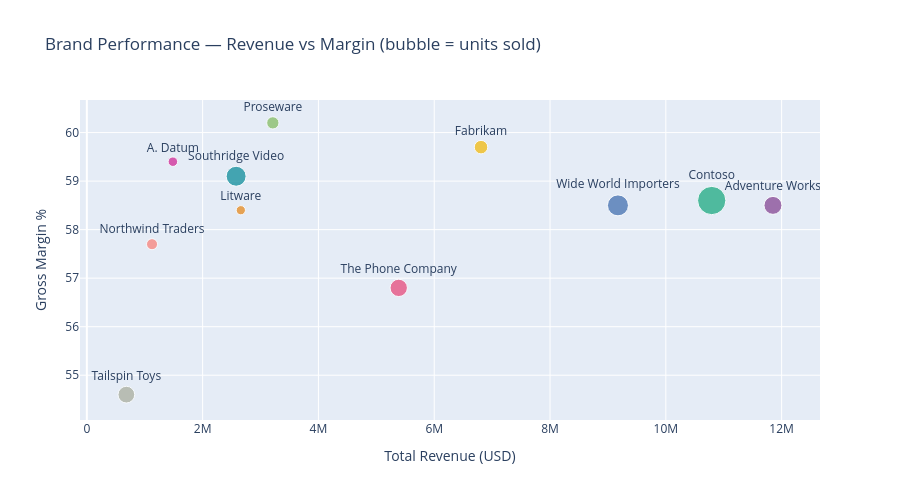

Notebook cell for this chart:
### Code cell
# ── 7.3  Brand Performance ───────────────────────────────────
brand_perf = (df.groupby('Brand')
                .agg(Revenue=('Revenue USD','sum'),
                     Profit=('Profit USD','sum'),
                     Units=('Quantity','sum'))
                .sort_values('Revenue', ascending=False)
                .reset_index())
brand_perf['Margin %'] = (brand_perf['Profit'] / brand_perf['Revenue'] * 100).round(1)

fig = px.scatter(brand_perf, x='Revenue', y='Margin %',
                 size='Units', color='Brand', text='Brand',
                 title='Brand Performance — Revenue vs Margin (bubble = units sold)',
                 labels={'Revenue':'Total Revenue (USD)', 'Margin %':'Gross Margin %'},
                 color_discrete_sequence=px.colors.qualitative.Bold)
fig.update_traces(textposition='top center')
fig.update_layout(height=500, showlegend=False)
fig.write_html('fig_brand_scatter.html')
fig.show()

print("\n📌 Insight: Brands in the top-right quadrant (high revenue + high margin)")
print("   are the most strategically valuable. Brands with high revenue but low margin")
print("   may need pricing reviews or cost renegotiations.")

### Figure 1 — Plotly figure (JSON) as saved in the notebook; plotly's stock layout.template omitted (floating-point values rounded to 4 significant figures)
{"data": [{"hovertemplate": "Brand=%{text}<br>Total Revenue (USD)=%{x}<br>Gross Margin %=%{y}<br>Units=%{marker.size}<extra></extra>", "legendgroup": "Adventure Works", "marker": {"color": "rgb(127, 60, 141)", "size": [20099], "sizemode": "area", "sizeref": 124.6, "symbol": "circle"}, "mode": "markers+text", "name": "Adventure Works", "orientation": "v", "showlegend": true, "text": ["Adventure Works"], "textposition": "top center", "type": "scatter", "x": [11850000.0], "xaxis": "x", "y": [58.5], "yaxis": "y"}, {"hovertemplate": "Brand=%{text}<br>Total Revenue (USD)=%{x}<br>Gross Margin %=%{y}<br>Units=%{marker.size}<extra></extra>", "legendgroup": "Contoso", "marker": {"color": "rgb(17, 165, 121)", "size": [49827], "sizemode": "area", "sizeref": 124.6, "symbol": "circle"}, "mode": "markers+text", "name": "Contoso", "orientation": "v", "showlegend": true, "text": ["Contoso"], "textposition": "top center", "type": "scatter", "x": [10790000.0], "xaxis": "x", "y": [58.6], "yaxis": "y"}, {"hovertemplate": "Brand=%{text}<br>Total Revenue (USD)=%{x}<br>Gross Margin %=%{y}<br>Units=%{marker.size}<extra></extra>", "legendgroup": "Wide World Importers", "marker": {"color": "rgb(57, 105, 172)", "size": [27413], "sizemode": "area", "sizeref": 124.6, "symbol": "circle"}, "mode": "markers+text", "name": "Wide World Importers", "orientation": "v", "showlegend": true, "text": ["Wide World Importers"], "textposition": "top center", "type": "scatter", "x": [9173000.0], "xaxis": "x", "y": [58.5], "yaxis": "y"}, {"hovertemplate": "Brand=%{text}<br>Total Revenue (USD)=%{x}<br>Gross Margin %=%{y}<br>Units=%{marker.size}<extra></extra>", "legendgroup": "Fabrikam", "marker": {"color": "rgb(242, 183, 1)", "size": [11384], "sizemode": "area", "sizeref": 124.6, "symbol": "circle"}, "mode": "markers+text", "name": "Fabrikam", "orientation": "v", "showlegend": true, "text": ["Fabrikam"], "textposition": "top center", "type": "scatter", "x": [6808000.0], "xaxis": "x", "y": [59.7], "yaxis": "y"}, {"hovertemplate": "Brand=%{text}<br>Total Revenue (USD)=%{x}<br>Gross Margin %=%{y}<br>Units=%{marker.size}<extra></extra>", "legendgroup": "The Phone Company", "marker": {"color": "rgb(231, 63, 116)", "size": [18764], "sizemode": "area", "sizeref": 124.6, "symbol": "circle"}, "mode": "markers+text", "name": "The Phone Company", "orientation": "v", "showlegend": true, "text": ["The Phone Company"], "textposition": "top center", "type": "scatter", "x": [5387000.0], "xaxis": "x", "y": [56.8], "yaxis": "y"}, {"hovertemplate": "Brand=%{text}<br>Total Revenue (USD)=%{x}<br>Gross Margin %=%{y}<br>Units=%{marker.size}<extra></extra>", "legendgroup": "Proseware", "marker": {"color": "rgb(128, 186, 90)", "size": [9427], "sizemode": "area", "sizeref": 124.6, "symbol": "circle"}, "mode": "markers+text", "name": "Proseware", "orientation": "v", "showlegend": true, "text": ["Proseware"], "textposition": "top center", "type": "scatter", "x": [3213000.0], "xaxis": "x", "y": [60.2], "yaxis": "y"}, {"hovertemplate": "Brand=%{text}<br>Total Revenue (USD)=%{x}<br>Gross Margin %=%{y}<br>Units=%{marker.size}<extra></extra>", "legendgroup": "Litware", "marker": {"color": "rgb(230, 131, 16)", "size": [5309], "sizemode": "area", "sizeref": 124.6, "symbol": "circle"}, "mode": "markers+text", "name": "Litware", "orientation": "v", "showlegend": true, "text": ["Litware"], "textposition": "top center", "type": "scatter", "x": [2659000.0], "xaxis": "x", "y": [58.4], "yaxis": "y"}, {"hovertemplate": "Brand=%{text}<br>Total Revenue (USD)=%{x}<br>Gross Margin %=%{y}<br>Units=%{marker.size}<extra></extra>", "legendgroup": "Southridge Video", "marker": {"color": "rgb(0, 134, 149)", "size": [24814], "sizemode": "area", "sizeref": 124.6, "symbol": "circle"}, "mode": "markers+text", "name": "Southridge Video", "orientation": "v", "showlegend": true, "text": ["Southridge Video"], "textposition": "top center", "type": "scatter", "x": [2579000.0], "xaxis": "x", "y": [59.1], "yaxis": "y"}, {"hovertemplate": "Brand=%{text}<br>Total Revenue (USD)=%{x}<br>Gross Margin %=%{y}<br>Units=%{marker.size}<extra></extra>", "legendgroup": "A. Datum", "marker": {"color": "rgb(207, 28, 144)", "size": [5655], "sizemode": "area", "sizeref": 124.6, "symbol": "circle"}, "mode": "markers+text", "name": "A. Datum", "orientation": "v", "showlegend": true, "text": ["A. Datum"], "textposition": "top center", "type": "scatter", "x": [1486000.0], "xaxis": "x", "y": [59.4], "yaxis": "y"}, {"hovertemplate": "Brand=%{text}<br>Total Revenue (USD)=%{x}<br>Gross Margin %=%{y}<br>Units=%{marker.size}<extra></extra>", "legendgroup": "Northwind Traders", "marker": {"color": "rgb(249, 123, 114)", "size": [7610], "sizemode": "area", "sizeref": 124.6, "symbol": "circle"}, "mode": "markers+text", "name": "Northwind Traders", "orientation": "v", "showlegend": true, "text": ["Northwind Traders"], "textposition": "top center", "type": "scatter", "x": [1126000.0], "xaxis": "x", "y": [57.7], "yaxis": "y"}, {"hovertemplate": "Brand=%{text}<br>Total Revenue (USD)=%{x}<br>Gross Margin %=%{y}<br>Units=%{marker.size}<extra></extra>", "legendgroup": "Tailspin Toys", "marker": {"color": "rgb(165, 170, 153)", "size": [17455], "sizemode": "area", "sizeref": 124.6, "symbol": "circle"}, "mode": "markers+text", "name": "Tailspin Toys", "orientation": "v", "showlegend": true, "text": ["Tailspin Toys"], "textposition": "top center", "type": "scatter", "x": [682700.0], "xaxis": "x", "y": [54.6], "yaxis": "y"}], "layout": {"height": 500, "legend": {"itemsizing": "constant", "title": {"text": "Brand"}, "tracegroupgap": 0}, "showlegend": false, "title": {"text": "Brand Performance — Revenue vs Margin (bubble = units sold)"}, "xaxis": {"anchor": "y", "domain": [0, 1], "title": {"text": "Total Revenue (USD)"}}, "yaxis": {"anchor": "x", "domain": [0, 1], "title": {"text": "Gross Margin %"}}}}
